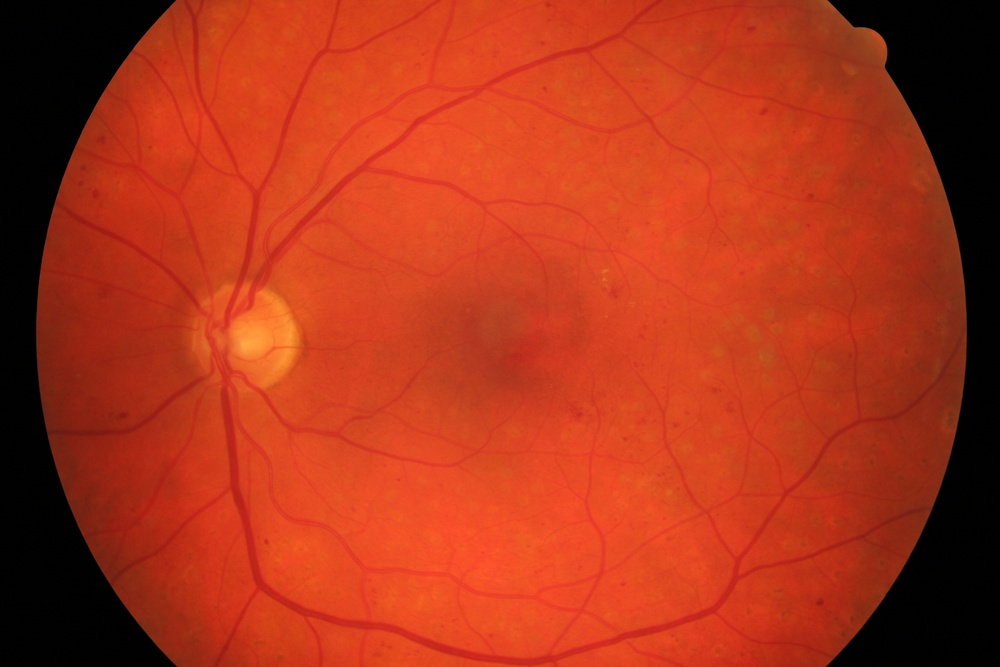
#> input picture images/01_dr.JPG, 1000 x 667 px, shrunk from 3504 x 2336 before the run; its folder holds 4 pictures in this run
$ jupyter execute --allow-errors IWM_BloodVesselsDetector.ipynb
#> lines starting #> are read from the running program, lines starting #| are printed output that depends on the picture; after the words box and inside, x2 and y2 are one past the last pixel; in counts of white or black regions, pixels touching at a corner belong together; pictures that were not available may be replaced by others from this repository, and a replacement may not be noted
#> further down, img is the input picture: shape (667, 1000, 3); mean R, G, B 172.2, 52.8, 25.5
[cell 1]
import numpy as np
import math
import matplotlib.pyplot as plt
from cv2 import bitwise_and, resize
from skimage import io
from skimage.exposure import rescale_intensity, equalize_hist, equalize_adapthist
from skimage.filters import frangi

[cell 2]
def contrast_stretching(img):
    p1, p99 = np.percentile(img, (1, 96))
    img = rescale_intensity(img, in_range=(p1, p99))
    return img

[cell 3]
def get_blood_vessels(image, mask):

    image = np.array(image)
    mask = np.asarray(mask)
    mask = mask[:, :, 1]
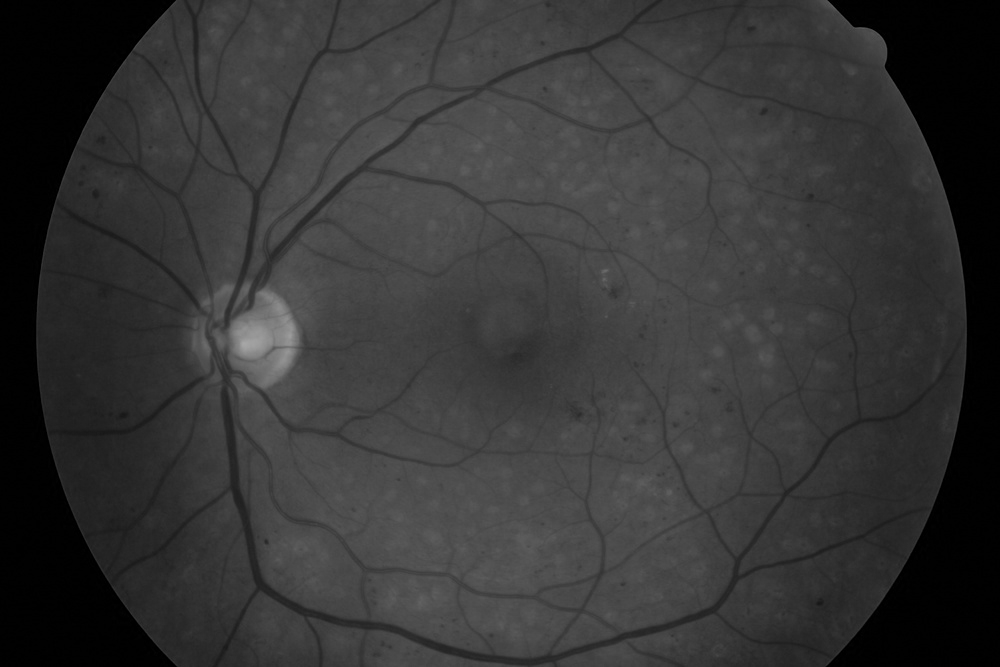
#> mask: shape (667, 1000); min 0, max 167, mean 52.8

    # r=0 g b=0
    image[:, :, [0, 2]] = 0
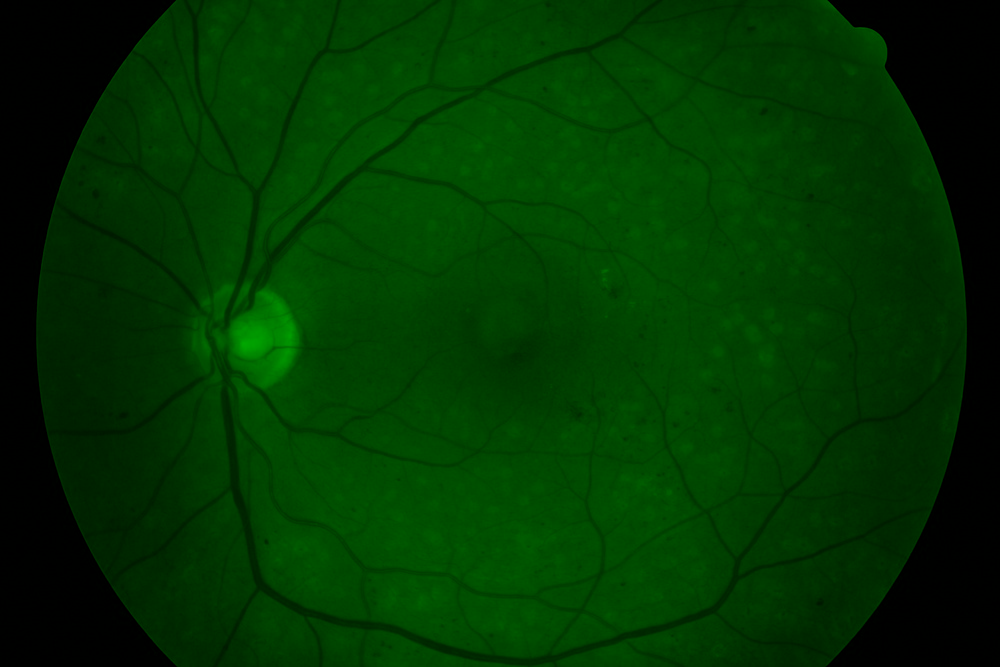
#> image: shape (667, 1000, 3); mean R, G, B 0, 52.8, 0
    green = image[:, :, 1]

    green = contrast_stretching(green)
#> in contrast_stretching, `p1, p99 = np.percentile(img, (1, 96))`: p1 = 0; p99 = 81
#> in contrast_stretching, `img = rescale_intensity(img, in_range=(p1, p99))`:
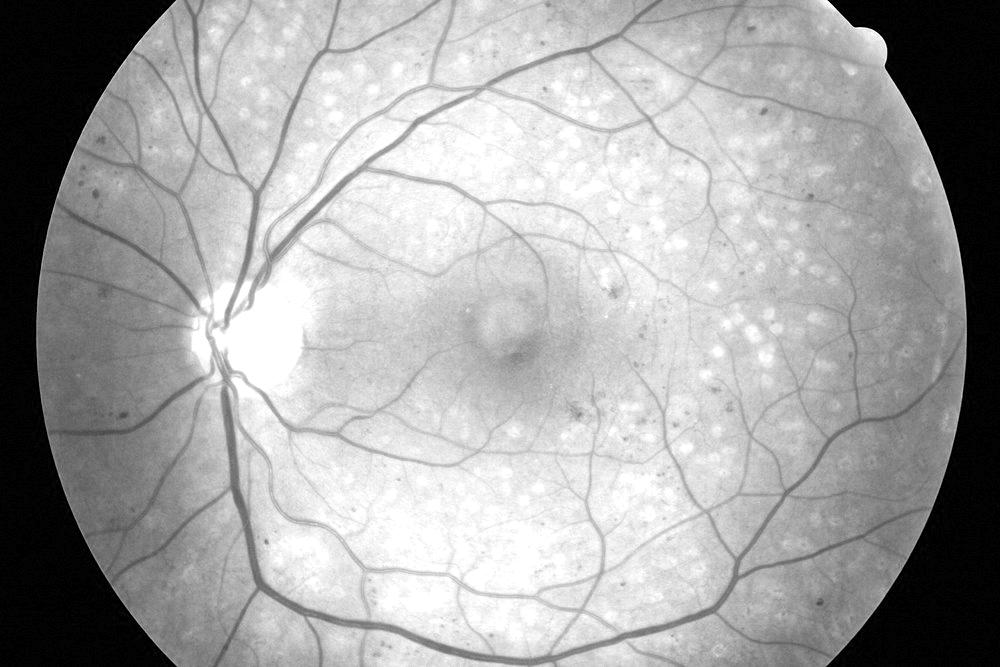
#> img: shape (667, 1000); min 0, max 255, mean 164.5
    # green = equalize_hist(green)

    green = frangi(green)
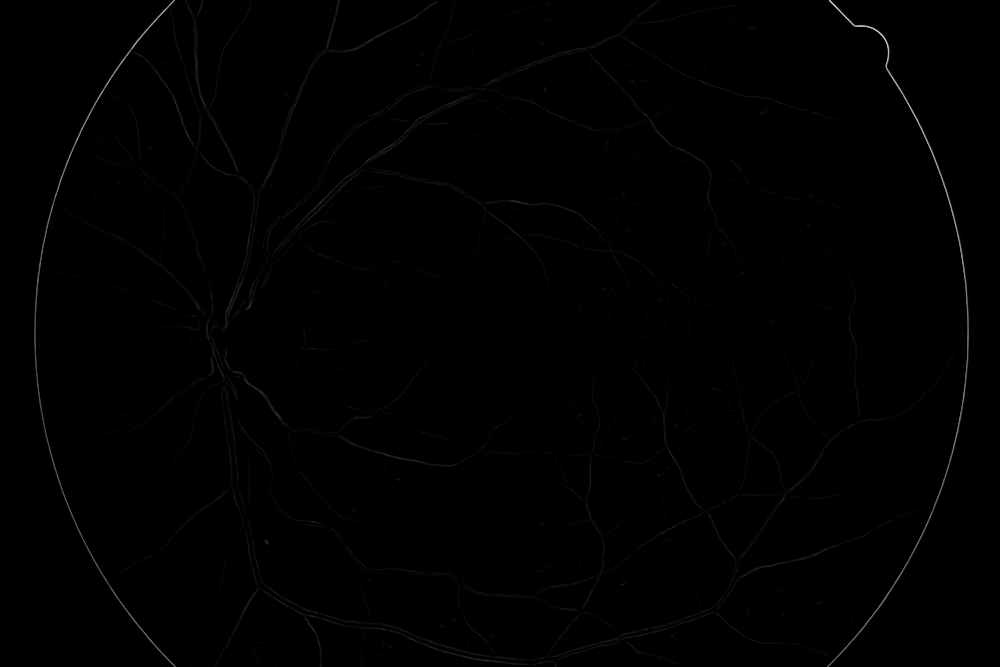
#> green: shape (667, 1000) float64; min 0, max 0.831, mean 0.00434

    # green = contrast_stretching(green)
    green = equalize_hist(green)
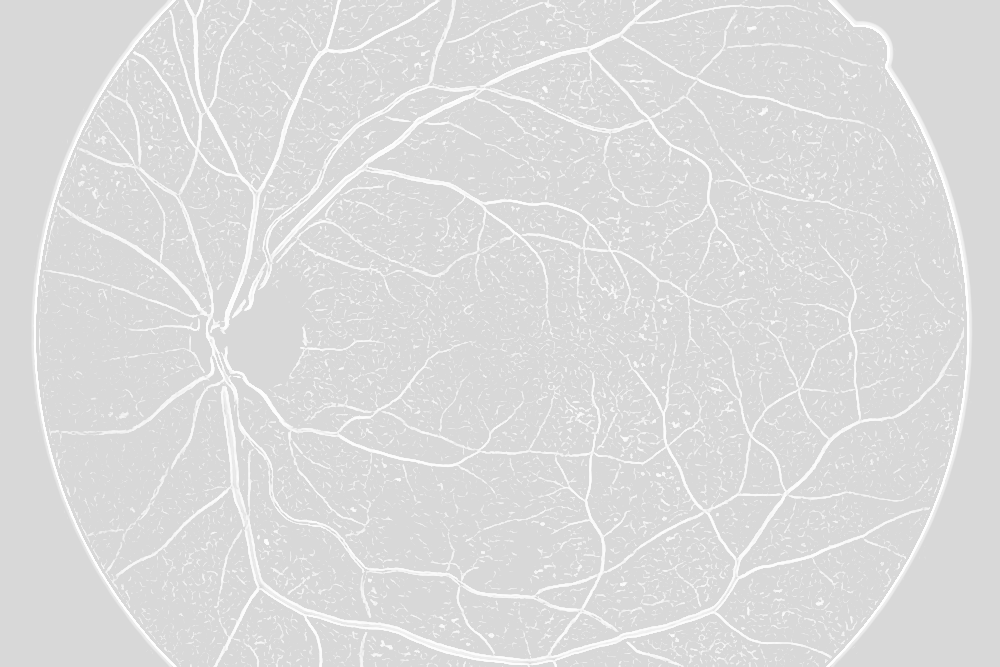
#> green: shape (667, 1000) float64; min 0.847, max 1, mean 0.862

    green = np.asarray(green)
    # p = 0.06  # for contrast_stretching
    p = 0.92  # for equalize_hist

    green[green > p] = 1
#> green: shape (667, 1000) float64; 9.25% of pixels changed, all inside (x1, y1, x2, y2) = (33, 0, 971, 667)
    green[green <= p] = 0
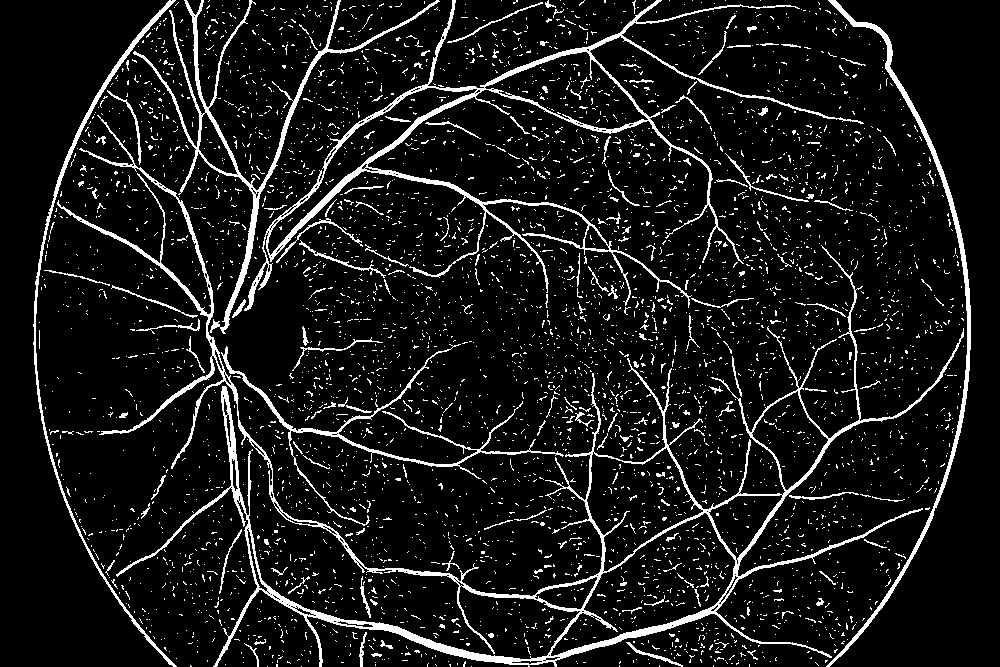
#> green: shape (667, 1000) float64; values 0 (black) and 1 (white), 9.3% white in thin lines or dots

    res = bitwise_and(green, green, mask=mask)
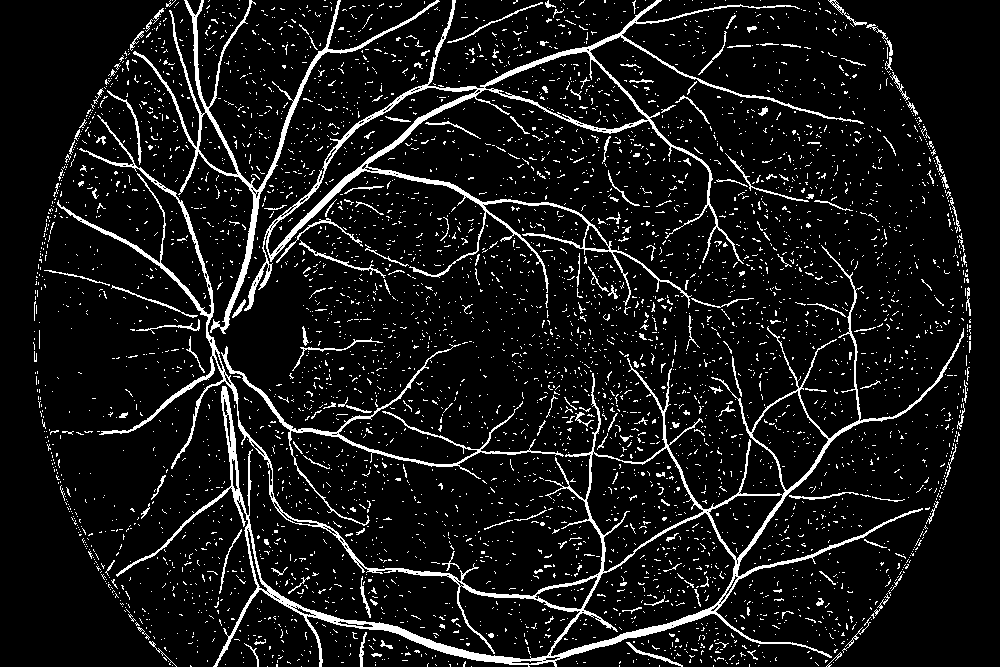
#> res: shape (667, 1000) float64; values 0 (black) and 1 (white), 8.8% white in thin lines or dots

    return res

[cell 4]
def statistics(tp, fp, fn, tn):
    positive = tp + fn
    negative = fp + tn
    predicted_positive = tp + fp
    predicted_negative = fn + tn

    accuracy = (tp+tn)/(tp+fp+fn+tn)
    sensitivity = tp/(tp+fn)
    specificity = tn/(fp+tn)
    gmean = math.sqrt(sensitivity*specificity)

    print("tp:", tp, "| fp:", fp, "| fn:", fn, "| tn:", tn)

    print("Accuracy =", accuracy)
    print("Sensitivity =", sensitivity)
    print("Specificity =", specificity)
    print("G-mean = ", gmean)

[cell 5]
def confusion_matrix(img, model):
    tp, fp, fn, tn = 0, 0, 0, 0
    for i, row in enumerate(img):
        for j, pixel in enumerate(row):
            pixel_model = model[i][j]
            # black
            if pixel == 0 and pixel == pixel_model:
                tn += 1
            elif pixel == 0:
                fn += 1
            # white
            elif pixel == pixel_model/255:
                tp += 1
            else:
                fp += 1
#> this loop made 1 pass
#> after the loop, fn = 0; fp = 0; tn = 0; tp = 0

    statistics(tp, fp, fn, tn)

#> (a cell that did not finish here is left out)
